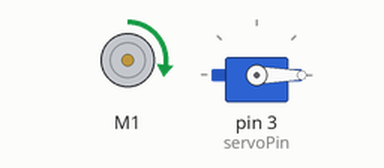
Simulated run of this sketch. Board: Arduino Uno, built with avr-gcc and run on an emulated ATmega328P. Shown: DC motor (green arrow = forward, orange = backward, longer = faster), servo.

Above: at 0.05 s.
At 12.0 s:
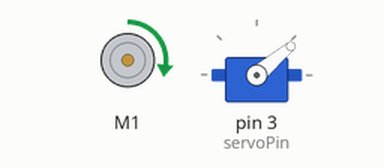
Timing chart, 0 to 16.1 s (numbered marks = the images above):
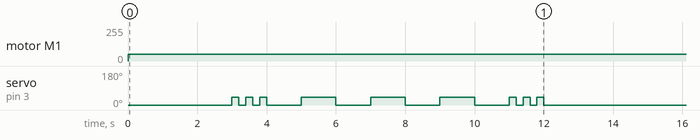

The sketch:

sketch_nov16a.ino
```cpp
// Include the Servo library
#include <Wire.h>
#include <Adafruit_MotorShield.h>
#include "utility/Adafruit_MS_PWMServoDriver.h"
#include <Servo.h>

// Declare the Servo pin
Adafruit_MotorShield AFMS = Adafruit_MotorShield();
Adafruit_DCMotor *myMotor = AFMS.getMotor(1);
int servoPin = 3;

// Create a servo object

Servo Servo1;

void setup() {
  Serial.begin(9600);           // set up Serial library at 9600 bps
  AFMS.begin();
  // We need to attach the servo to the used pin number
  myMotor->setSpeed(50);
  myMotor->run(FORWARD);
  // turn on motor
  myMotor->run(RELEASE);

  Servo1.attach(servoPin);

}

void loop(){
  myMotor->run(FORWARD);
  myMotor->setSpeed(50);
  // Long long long
/*
  Servo1.write(0);

  delay(1000);

  Servo1.write(40);

  delay(500);

  Servo1.write(-40);

  delay(1000);

  Servo1.write(40);

  delay(500);

  Servo1.write(-40);

  delay(1000);

   Servo1.write(40);

  delay(500);

  Servo1.write(-40);

  delay(1000);

*/


  Servo1.write(0);
  delay(3000);

  // Short short short

  Servo1.write(40);

  delay(200);

  Servo1.write(-40);

  delay(200);

  Servo1.write(40);

  delay(200);

  Servo1.write(-40);

  delay(200);

  Servo1.write(40);

  delay(200);

  Servo1.write(-40);

  delay(1000);


  // Long long long

  Servo1.write(40);

  delay(1000);

  Servo1.write(-40);

  delay(1000);

  Servo1.write(40);

  delay(1000);

  Servo1.write(-40);

  delay(1000);

  Servo1.write(40);

  delay(1000);

  Servo1.write(-40);

  delay(1000);


  // Short short short

  Servo1.write(40);

  delay(200);

  Servo1.write(-40);

  delay(200);

  Servo1.write(40);

  delay(200);

  Servo1.write(-40);

  delay(200);

  Servo1.write(40);

  delay(200);

  Servo1.write(-40);

 ///////
  delay(2000);


}
```

sketch_nov29b.ino
```cpp
#include "utility/Adafruit_MS_PWMServoDriver.h"

AF_DCMotor motor1(1, MOTOR12_64KHZ); // create motor #1, 64KHz pwm
AF_DCMotor motor2(2, MOTOR12_64KHZ); // motor #2


void go() {
  Serial.println("All motors ahead - fast");
  motor1.run(FORWARD);
  motor2.run(FORWARD);

  motor1.setSpeed(255);
  motor2.setSpeed(255);

}

void backup() {
  Serial.println("All motors backward - fast");
  motor1.run(BACKWARD);
  motor2.run(BACKWARD);

  motor1.setSpeed(255);
  motor2.setSpeed(255);

}

void left() {
  Serial.println("Pivot left");
  motor1.run(BACKWARD);
  motor2.run(BACKWARD);

  motor1.setSpeed(255);
  motor2.setSpeed(255);

}

void right() {
  Serial.println("Pivot right");
  motor1.run(FORWARD);
  motor2.run(FORWARD);

  motor1.setSpeed(255);
  motor2.setSpeed(255);

}

void halt() {
  uint8_t i;
  for (i=255; i!=0; i--) {
    motor1.setSpeed(i);
    motor2.setSpeed(i);

    delay(10);
    }
   Serial.println("All motors stop");
   motor1.run(RELEASE);
   motor2.run(RELEASE);

}

void avoidLeft() {
  halt();
  backup();
  delay(1500);
  left();
  delay(900);
}

void avoidRight() {
  halt();
  backup();
  delay(1500);
  right();
  delay(900);

}
```

Measured:
- by itself, motor M1: stopped → forward 50/255 at 0.00 s
- by itself, servo on pin 3 (servoPin): repeats every 14.0 s: 2 × (0° 0.20 s, 40° 0.20 s), 3 × (0° 1.0 s, 40° 1.0 s), 0° 1.0 s, 2 × (40° 0.20 s, 0° 0.20 s), 40° 0.20 s, 0° 5.0 s, 40° 0.20 s
